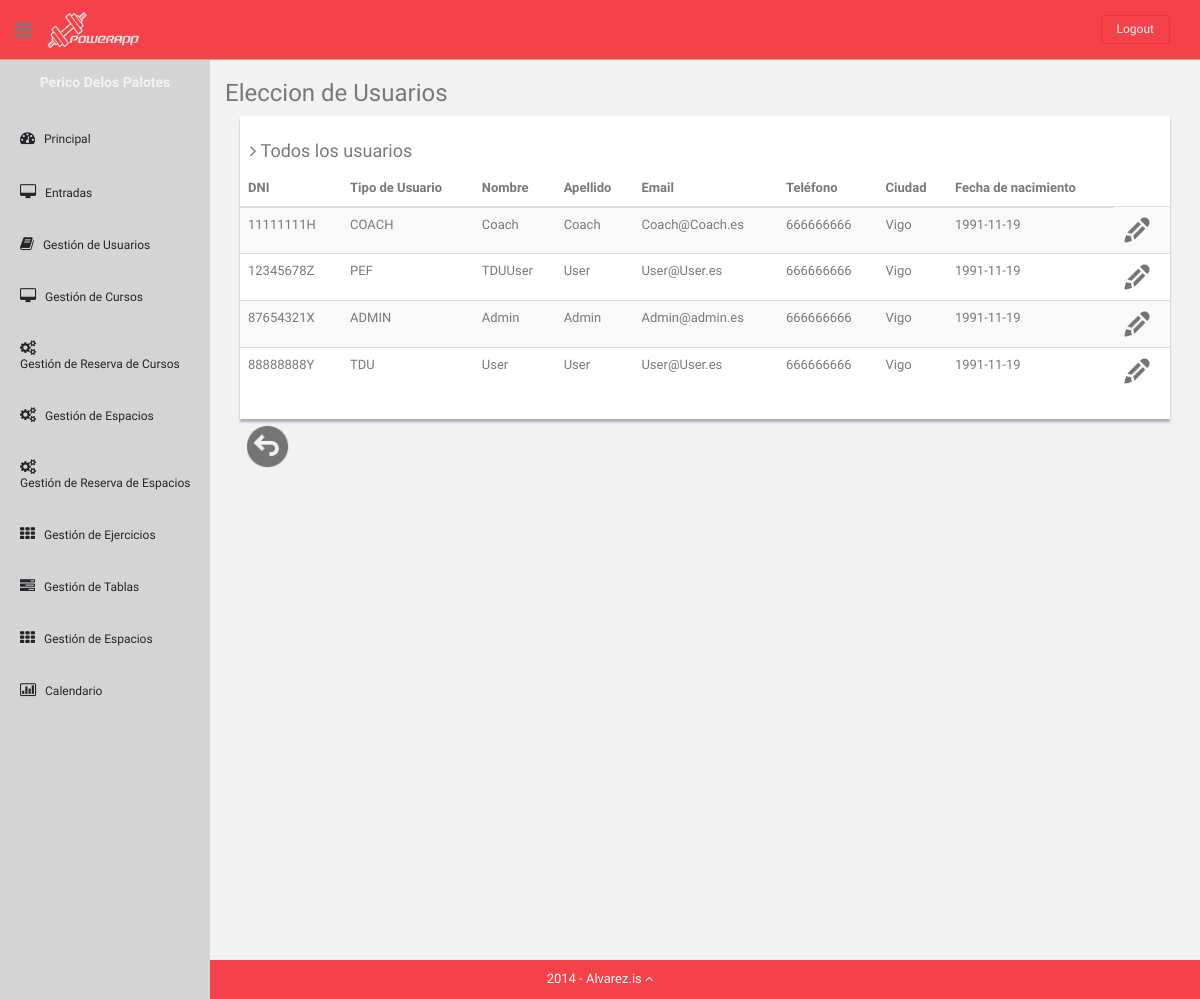
Before: /Controllers/CheckInShowUsersController.php (signed in) with the older database file.
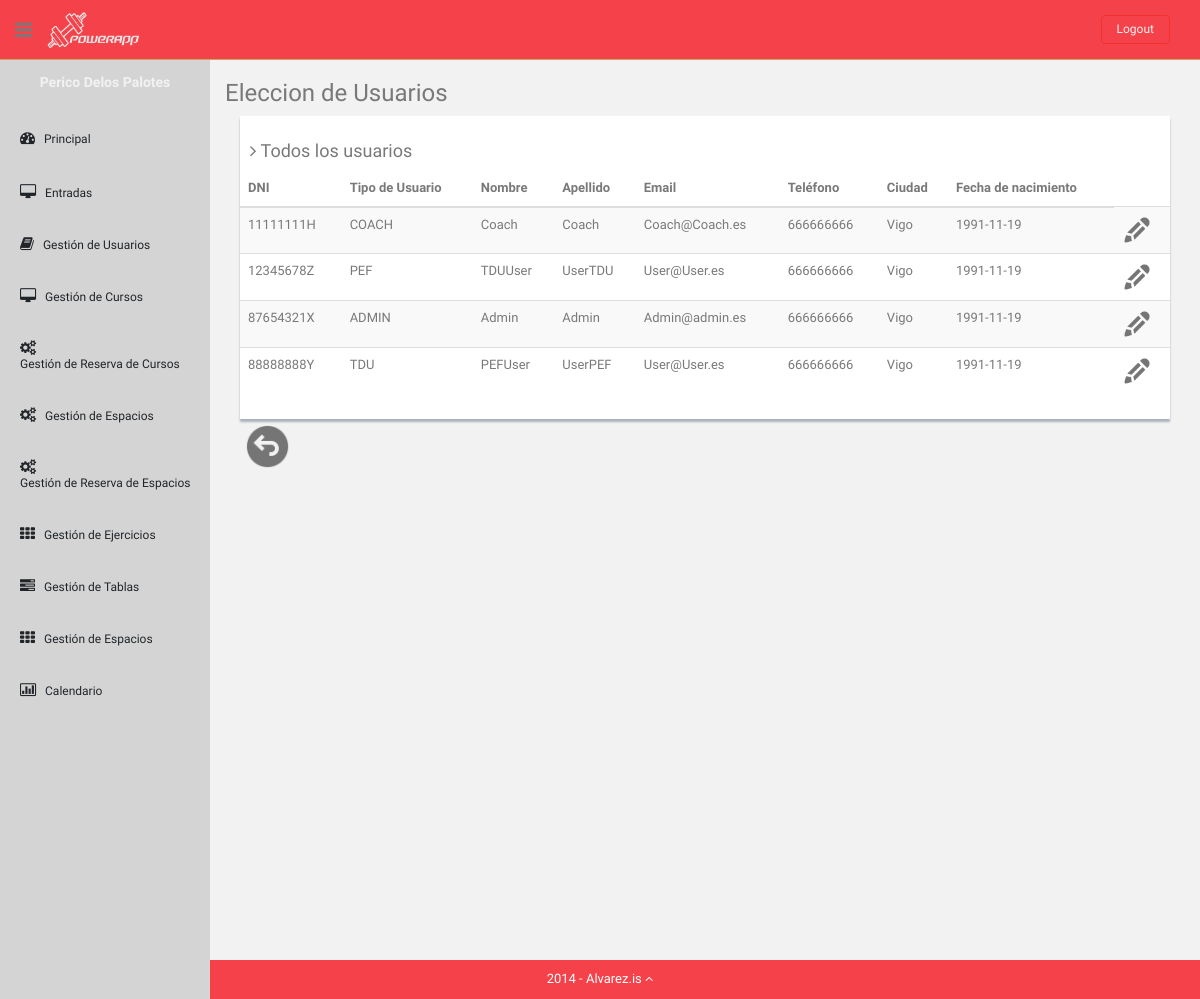
After: the same page with the newer database file.
### tables this page shows
CREATE TABLE UsersGym (
    DNI varchar(9) NOT NULL,
    UserType ENUM('ADMIN', 'COACH', 'TDU', 'PEF') NOT NULL,
    PasswordHash char(32) NOT NULL,
    FirstName varchar(50) NOT NULL,
    LastName varchar(80),
    Email varchar(255),
    Telephone int(9),
    City varchar(255),
	Birthdate date,

    PRIMARY KEY (DNI)
);

### Models/User.php (called while the page is built, shortened)
<?php
class User
{
	private $DNI;
    private $UserType;
    private $FirstName;
    private $LastName;
    private $Email;
    private $Telephone;
    private $City;
    private $Birthdate;
    public function __construct($DNI)
    {
        $this->DNI = $DNI;
    }
    public function loadDataAssoc($dataArray)
    {
        $this->UserType = $dataArray['UserType'];
        $this->FirstName = $dataArray['FirstName'];
        $this->LastName = $dataArray['LastName'];
        $this->Email = $dataArray['Email'];
        $this->Telephone = $dataArray['Telephone'];
        $this->City = $dataArray['City'];
        $this->Birthdate = $dataArray['Birthdate'];
    }
    public function getDNI()
    {
        return $this->DNI;
    }
    public function getUserType()
    {
        return $this->UserType;
    }
    public function getFirstName()
    {
        return $this->FirstName;
    }
    public function getLastName()
    {
        return $this->LastName;
    }
    public function getEmail()
    {
        return $this->Email;
    }
    public function getTelephone()
    {
        return $this->Telephone;
    }
    public function getCity()
    {
        return $this->City;
    }
    public function getBirthdate()
    {
        return $this->Birthdate;
    }
}
 ?>

### Models/UsersModel.php (called while the page is built, shortened)
<?php
class UserDAO
{
    private $DBLink;
    private $serverName ="localhost";
    private $userName = "admin";
    private $passWord = "admin";
    private $DBName = "powerAppDB";
	function __construct(){
	    $this->DBLink =  new mysqli($this->serverName,$this->userName,$this->passWord,$this->DBName);
    }
    function getAll(){
        $statement = $this->DBLink->prepare("SELECT * FROM UsersGym");
        if(!$statement->execute()) {
            return "Falló la ejecución: (" . $statement->errno . ") " . $statement->error;
        }else{
            $result = $statement->get_result();
            return "ok";
        }
    }
}
?>

### Views/SelectedUserToCheckInView.php (the view, shortened to what this page needs)
<?php
class SelectedUserToCheckInView
{
    var $users;
    function __construct($users){
        $this->users = $users;
        $this->render();
    }
    function render(){
        ?>
        <h3>Eleccion de Usuarios</h3>
        <div class="col-md-12">
            <div class="content-panel">
                <h4><i class="fa fa-angle-right"></i> Todos los usuarios</h4>
                <table class="table table-striped table-advance table-hover">
                    <thead>
                    <tr>
                        <th class="hidden-phone">DNI</th>
                        <th class="hidden-phone">Tipo de Usuario</th>
                        <th class="hidden-phone">Nombre</th>
                        <th class="hidden-phone">Apellido</th>
                        <th class="hidden-phone">Email</th>
                        <th class="hidden-phone">Teléfono</th>
                        <th class="hidden-phone">Ciudad</th>
                        <th class="hidden-phone">Fecha de nacimiento</th>
                    </tr>
                    </thead>
                    <tbody>
                    <?php      foreach ($this->users as $user){ ?>
                        <tr>
                        <td><?php  echo $user->getDNI(); ?></td>
                        <td><?php  echo $user->getUserType(); ?></td>
                        <td><?php  echo $user->getFirstName(); ?></td>
                        <td><?php  echo $user->getLastName(); ?></td>
                        <td><?php  echo $user->getEmail(); ?></td>
                        <td><?php  echo $user->getTelephone(); ?></td>
                        <td><?php  echo $user->getCity(); ?></td>
                        <td><?php  echo $user->getBirthdate(); ?></td>
                        <td><?php  echo '<a href="../Controllers/UserActionController.php?DNI='.$user->getDNI().'&action=CHECKIN">
                                        <img src="../Templates/img2/edit.png" style="width:30px;height:30px;" title="Editar"></a>'; ?></td>
                        </tr><?php
                    }
                    ?>
                    </tbody>
                </table>
            </div>
        </div>
        <div id="showback">
            <?php
            echo '<a class="submit" href="../Controllers/CheckInShowAllController.php?number=10"><img src="../Templates/img2/atras.png" style="width:45px;heigh:45px;" title="Atrás"></a>';
            ?>
        </div> <?php
    }
}

Changed rows visible on the page:
changed usersgym "PEF": LastName "User" → "UserTDU"
changed usersgym "TDU": FirstName "User" → "PEFUser"; LastName "User" → "UserPEF"
